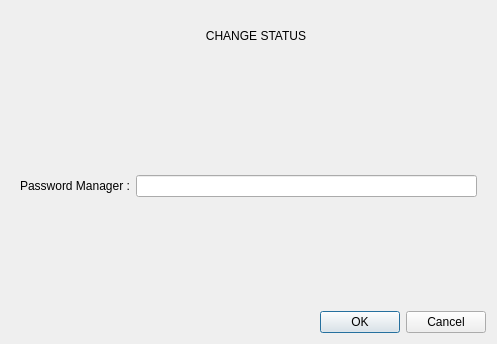
<?xml version="1.0" encoding="UTF-8"?>
<ui version="4.0">
 <class>Dialog</class>
 <widget class="QDialog" name="Dialog">
  <property name="geometry">
   <rect>
    <x>0</x>
    <y>0</y>
    <width>497</width>
    <height>344</height>
   </rect>
  </property>
  <property name="windowTitle">
   <string>Dialog</string>
  </property>
  <layout class="QVBoxLayout" name="verticalLayout">
   <item>
    <widget class="QLabel" name="label_46">
     <property name="maximumSize">
      <size>
       <width>1200</width>
       <height>50</height>
      </size>
     </property>
     <property name="styleSheet">
      <string notr="true">font: 75 20pt &quot;Bahnschrift Condensed&quot;;
padding-left: 15px;
</string>
     </property>
     <property name="text">
      <string>CHANGE STATUS</string>
     </property>
     <property name="alignment">
      <set>Qt::AlignCenter</set>
     </property>
    </widget>
   </item>
   <item>
    <widget class="QWidget" name="widget" native="true">
     <layout class="QHBoxLayout" name="horizontalLayout">
      <item>
       <widget class="QLabel" name="label">
        <property name="styleSheet">
         <string notr="true">font: 75 15pt &quot;Bahnschrift Condensed&quot;;</string>
        </property>
        <property name="text">
         <string>Password Manager :</string>
        </property>
       </widget>
      </item>
      <item>
       <widget class="QLineEdit" name="lineEdit_passwordMan">
        <property name="styleSheet">
         <string notr="true">font: 10pt &quot;Segoe UI&quot;;</string>
        </property>
       </widget>
      </item>
     </layout>
    </widget>
   </item>
   <item>
    <widget class="QDialogButtonBox" name="buttonBox">
     <property name="orientation">
      <enum>Qt::Horizontal</enum>
     </property>
     <property name="standardButtons">
      <set>QDialogButtonBox::Cancel|QDialogButtonBox::Ok</set>
     </property>
    </widget>
   </item>
  </layout>
 </widget>
 <resources/>
 <connections>
  <connection>
   <sender>buttonBox</sender>
   <signal>accepted()</signal>
   <receiver>Dialog</receiver>
   <slot>accept()</slot>
   <hints>
    <hint type="sourcelabel">
     <x>248</x>
     <y>254</y>
    </hint>
    <hint type="destinationlabel">
     <x>157</x>
     <y>274</y>
    </hint>
   </hints>
  </connection>
  <connection>
   <sender>buttonBox</sender>
   <signal>rejected()</signal>
   <receiver>Dialog</receiver>
   <slot>reject()</slot>
   <hints>
    <hint type="sourcelabel">
     <x>316</x>
     <y>260</y>
    </hint>
    <hint type="destinationlabel">
     <x>286</x>
     <y>274</y>
    </hint>
   </hints>
  </connection>
 </connections>
</ui>
